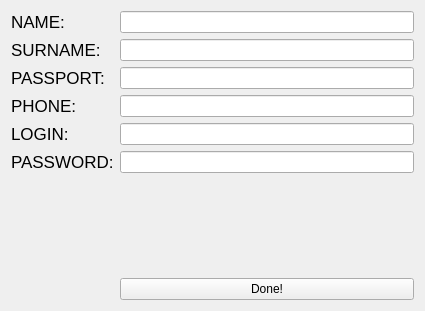
<?xml version="1.0" encoding="UTF-8"?>
<ui version="4.0">
 <class>Form</class>
 <widget class="QWidget" name="Form">
  <property name="geometry">
   <rect>
    <x>0</x>
    <y>0</y>
    <width>425</width>
    <height>311</height>
   </rect>
  </property>
  <property name="windowTitle">
   <string>Form</string>
  </property>
  <layout class="QFormLayout" name="formLayout">
   <item row="0" column="0">
    <widget class="QLabel" name="label">
     <property name="font">
      <font>
       <pointsize>13</pointsize>
      </font>
     </property>
     <property name="text">
      <string>NAME:</string>
     </property>
    </widget>
   </item>
   <item row="0" column="1">
    <widget class="QLineEdit" name="nameLine"/>
   </item>
   <item row="1" column="0">
    <widget class="QLabel" name="label_3">
     <property name="font">
      <font>
       <pointsize>13</pointsize>
      </font>
     </property>
     <property name="text">
      <string>SURNAME:</string>
     </property>
    </widget>
   </item>
   <item row="1" column="1">
    <widget class="QLineEdit" name="surnameLine"/>
   </item>
   <item row="2" column="0">
    <widget class="QLabel" name="label_4">
     <property name="font">
      <font>
       <pointsize>13</pointsize>
      </font>
     </property>
     <property name="text">
      <string>PASSPORT:</string>
     </property>
    </widget>
   </item>
   <item row="2" column="1">
    <widget class="QLineEdit" name="passporLine"/>
   </item>
   <item row="3" column="0">
    <widget class="QLabel" name="label_5">
     <property name="font">
      <font>
       <pointsize>13</pointsize>
      </font>
     </property>
     <property name="text">
      <string>PHONE:</string>
     </property>
    </widget>
   </item>
   <item row="3" column="1">
    <widget class="QLineEdit" name="phoneLine"/>
   </item>
   <item row="4" column="0">
    <widget class="QLabel" name="label_6">
     <property name="font">
      <font>
       <pointsize>13</pointsize>
      </font>
     </property>
     <property name="text">
      <string>LOGIN:</string>
     </property>
    </widget>
   </item>
   <item row="4" column="1">
    <widget class="QLineEdit" name="loginLine"/>
   </item>
   <item row="5" column="0">
    <widget class="QLabel" name="label_2">
     <property name="font">
      <font>
       <pointsize>13</pointsize>
      </font>
     </property>
     <property name="text">
      <string>PASSWORD:</string>
     </property>
    </widget>
   </item>
   <item row="5" column="1">
    <widget class="QLineEdit" name="passwordLine"/>
   </item>
   <item row="6" column="1">
    <spacer name="verticalSpacer">
     <property name="orientation">
      <enum>Qt::Vertical</enum>
     </property>
     <property name="sizeHint" stdset="0">
      <size>
       <width>20</width>
       <height>40</height>
      </size>
     </property>
    </spacer>
   </item>
   <item row="7" column="1">
    <widget class="QPushButton" name="buttonDone">
     <property name="text">
      <string>Done!</string>
     </property>
    </widget>
   </item>
  </layout>
 </widget>
 <resources/>
 <connections/>
</ui>
